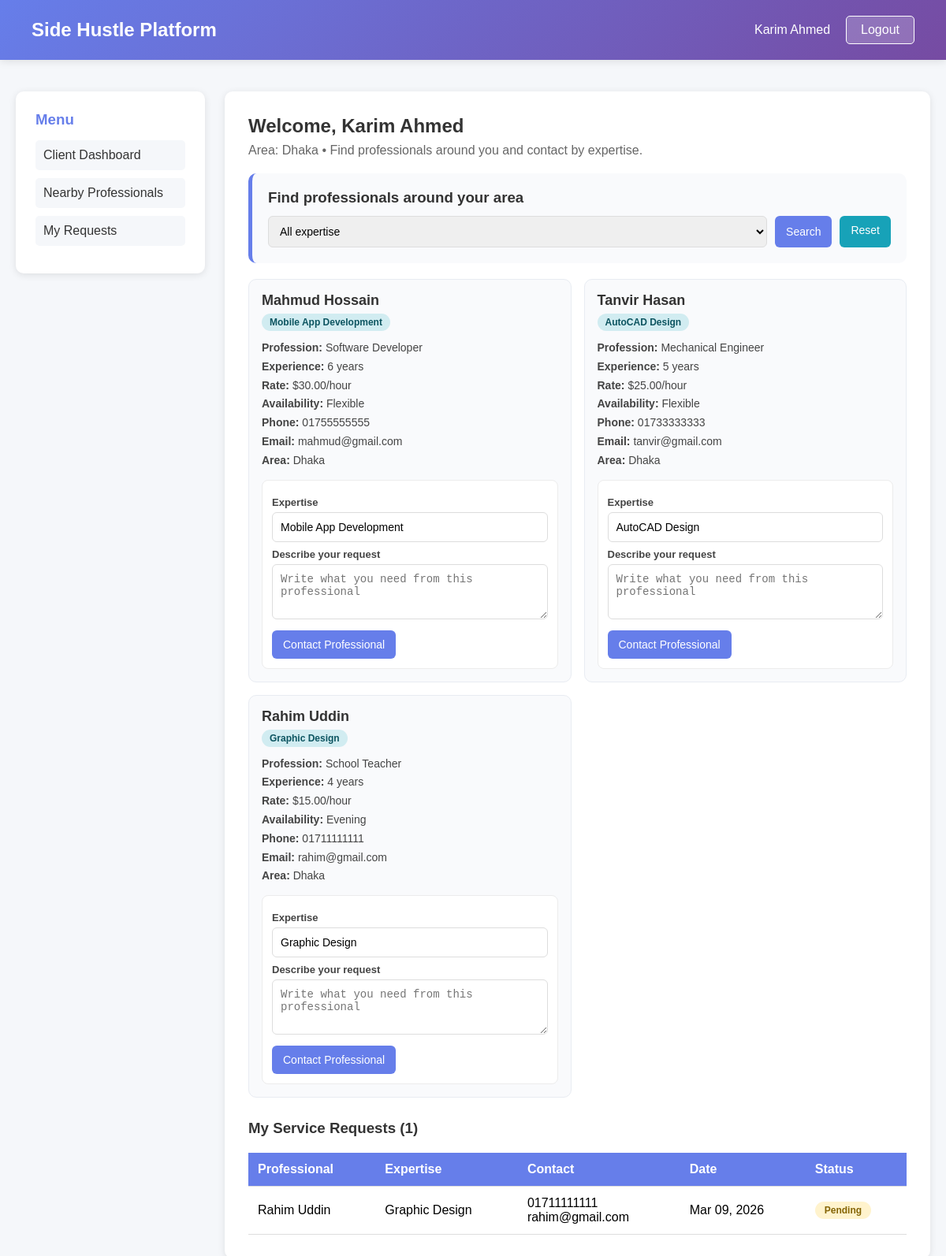
The page /view/client_dashboard.php (signed in) on the database its author committed.
### tables this page shows
CREATE TABLE clients (
    id INT PRIMARY KEY AUTO_INCREMENT,
    full_name VARCHAR(100) NOT NULL,
    email VARCHAR(100) NOT NULL UNIQUE,
    phone VARCHAR(20) NOT NULL,
    area_of_work VARCHAR(100) NOT NULL
);

CREATE TABLE professionals (
    id INT PRIMARY KEY AUTO_INCREMENT,
    full_name VARCHAR(100) NOT NULL,
    email VARCHAR(100) NOT NULL UNIQUE,
    phone VARCHAR(20) NOT NULL,
    first_profession VARCHAR(100) NOT NULL,
    expertise_area VARCHAR(100) NOT NULL,
    experience_years INT DEFAULT 0,
    description LONGTEXT NOT NULL,
    hourly_rate DECIMAL(10, 2) NOT NULL,
    availability VARCHAR(50) NOT NULL,
    area_of_operation VARCHAR(100) NOT NULL
);

CREATE TABLE service_requests (
    id INT PRIMARY KEY AUTO_INCREMENT,
    client_id INT,
    professional_id INT,
    service_type VARCHAR(100),
    request_description TEXT,
    request_date TIMESTAMP DEFAULT CURRENT_TIMESTAMP,
    status VARCHAR(50) DEFAULT 'Pending',
    
    FOREIGN KEY (client_id) REFERENCES clients(id),
    FOREIGN KEY (professional_id) REFERENCES professionals(id)
);

### view/client_dashboard.php (the view, shortened to what this page needs)
<?php
require_once '../model/db_connect.php';
$user_email = $_SESSION['user_email'];
$client_query = "SELECT * FROM clients WHERE email = ?";
$stmt = mysqli_prepare($conn, $client_query);
mysqli_stmt_bind_param($stmt, "s", $user_email);
mysqli_stmt_execute($stmt);
$client_result = mysqli_stmt_get_result($stmt);
$current_client = mysqli_fetch_assoc($client_result);
$selected_expertise = isset($_GET['expertise']) ? clean_input($_GET['expertise']) : '';
$professionals = array();
if (!empty($selected_expertise)) {
    $pros_query = "
        SELECT *
        FROM professionals
        WHERE area_of_operation = ? AND expertise_area = ?
        ORDER BY experience_years DESC, hourly_rate ASC
    ";
    $stmt = mysqli_prepare($conn, $pros_query);
    mysqli_stmt_bind_param($stmt, "ss", $current_client['area_of_work'], $selected_expertise);
} else {
    $pros_query = "
        SELECT *
        FROM professionals
        WHERE area_of_operation = ?
        ORDER BY experience_years DESC, hourly_rate ASC
    ";
    $stmt = mysqli_prepare($conn, $pros_query);
    mysqli_stmt_bind_param($stmt, "s", $current_client['area_of_work']);
}
mysqli_stmt_execute($stmt);
$pros_result = mysqli_stmt_get_result($stmt);
while ($row = mysqli_fetch_assoc($pros_result)) {
    $professionals[] = $row;
}
$my_requests = array();
$requests_query = "
    SELECT
        sr.id,
        sr.service_type,
        sr.request_description,
        sr.request_date,
        sr.status,
        p.full_name AS professional_name,
        p.email AS professional_email,
        p.phone AS professional_phone
    FROM service_requests sr
    JOIN professionals p ON sr.professional_id = p.id
    WHERE sr.client_id = ?
    ORDER BY sr.request_date DESC
";
$stmt = mysqli_prepare($conn, $requests_query);
mysqli_stmt_bind_param($stmt, "i", $current_client['id']);
mysqli_stmt_execute($stmt);
$req_result = mysqli_stmt_get_result($stmt);
while ($row = mysqli_fetch_assoc($req_result)) {
    $my_requests[] = $row;
}
?>
<!DOCTYPE html>
<html lang="en">
<head>
</head>
<body>
<nav class="navbar">
    <h1>Side Hustle Platform</h1>
    <div class="user-info">
        <span><?php echo htmlspecialchars($_SESSION['user_name']); ?></span>
        <a href="../controller/logout.php" class="logout-btn">Logout</a>
    </div>
</nav>
<div class="dashboard">
    <aside class="sidebar">
        <h3>Menu</h3>
        <ul>
            <li><a href="client_dashboard.php">Client Dashboard</a></li>
            <li><a href="#nearby">Nearby Professionals</a></li>
            <li><a href="#my-requests">My Requests</a></li>
        </ul>
    </aside>
    <div class="content">
        <h2 class="headline">Welcome, <?php echo htmlspecialchars($_SESSION['user_name']); ?></h2>
        <p class="subline">Area: <?php echo htmlspecialchars($current_client['area_of_work']); ?> • Find professionals around you and contact by expertise.</p>
        <div class="filter-box" id="nearby">
            <h3 style="margin-bottom:12px;color:#333;">Find professionals around your area</h3>
            <form method="GET" action="client_dashboard.php" class="filter-row">
                <div style="flex:1;min-width:220px;">
                    <select name="expertise">
                        <option value="">All expertise</option>
                    </select>
                </div>
                <button type="submit" class="btn">Search</button>
                <a href="client_dashboard.php" class="btn btn-alt">Reset</a>
            </form>
        </div>
        <?php if (count($professionals) > 0): ?>
            <div class="pros-grid">
                <?php foreach ($professionals as $pro): ?>
                    <div class="pro-card">
                        <h4 class="pro-name"><?php echo htmlspecialchars($pro['full_name']); ?></h4>
                        <span class="chip"><?php echo htmlspecialchars($pro['expertise_area']); ?></span>
                        <div class="pro-meta">
                            <div><strong>Profession:</strong> <?php echo htmlspecialchars($pro['first_profession']); ?></div>
                            <div><strong>Experience:</strong> <?php echo (int)$pro['experience_years']; ?> years</div>
                            <div><strong>Rate:</strong> $<?php echo number_format($pro['hourly_rate'], 2); ?>/hour</div>
                            <div><strong>Availability:</strong> <?php echo htmlspecialchars($pro['availability']); ?></div>
                            <div><strong>Phone:</strong> <?php echo htmlspecialchars($pro['phone']); ?></div>
                            <div><strong>Email:</strong> <?php echo htmlspecialchars($pro['email']); ?></div>
                            <div><strong>Area:</strong> <?php echo htmlspecialchars($pro['area_of_operation']); ?></div>
                        </div>
                        <form class="request-form" method="POST" action="../controller/client_request_process.php">
                            <label>Expertise</label>
                            <input type="text" name="service_type" value="<?php echo htmlspecialchars($pro['expertise_area']); ?>" readonly>
                            <label>Describe your request</label>
                            <textarea name="request_description" rows="3" placeholder="Write what you need from this professional" required></textarea>
                            <button type="submit" class="btn" style="margin-top:10px;">Contact Professional</button>
                        </form>
                    </div>
                <?php endforeach; ?>
            </div>
        <?php else: ?>
            <div class="alert alert-error">No professionals found in your area for this expertise.</div>
        <?php endif; ?>
        <h3 id="my-requests" style="margin-top:28px;color:#333;">My Service Requests (<?php echo count($my_requests); ?>)</h3>
        <?php if (count($my_requests) > 0): ?>
            <div class="table-wrap">
                <table>
                    <thead>
                        <tr>
                            <th>Professional</th>
                            <th>Expertise</th>
                            <th>Contact</th>
                            <th>Date</th>
                            <th>Status</th>
                        </tr>
                    </thead>
                    <tbody>
                        <?php foreach ($my_requests as $request): ?>
                            <tr>
                                <td><?php echo htmlspecialchars($request['professional_name']); ?></td>
                                <td><?php echo htmlspecialchars($request['service_type']); ?></td>
                                <td><?php echo htmlspecialchars($request['professional_phone']); ?><br><?php echo htmlspecialchars($request['professional_email']); ?></td>
                                <td><?php echo date('M d, Y', strtotime($request['request_date'])); ?></td>
                                <td>
                                    <span class="badge badge-<?php echo strtolower(str_replace(' ', '', $request['status'])); ?>">
                                        <?php echo htmlspecialchars($request['status']); ?>
                                    </span>
                                </td>
                            </tr>
                        <?php endforeach; ?>
                    </tbody>
                </table>
            </div>
        <?php else: ?>
            <div class="alert alert-error">You have not contacted any professional yet.</div>
        <?php endif; ?>
    </div>
</div>
</body>
</html>

### view/client_dashboard.php (style rules this page uses)
* { margin:0;padding:0;box-sizing:border-box; }
body { font-family:Arial,sans-serif;background:#f5f7fa;min-height:100vh; }
.navbar { background:linear-gradient(135deg,#667eea,#764ba2);color:#fff;padding:20px 40px;display:flex;justify-content:space-between;align-items:center;box-shadow:0 2px 10px rgba(0,0,0,0.1); }
.navbar h1 { font-size:24px; }
.user-info { display:flex;gap:20px;align-items:center; }
.logout-btn { background:rgba(255,255,255,0.2);padding:8px 18px;border-radius:5px;border:1px solid #fff;color:#fff;text-decoration:none; }
.dashboard { display:grid;grid-template-columns:240px 1fr;gap:25px;max-width:1250px;margin:40px auto;padding:0 20px; }
.sidebar { background:#fff;padding:25px;border-radius:10px;box-shadow:0 2px 10px rgba(0,0,0,0.1);height:fit-content; }
.sidebar h3 { margin-bottom:15px;color:#667eea; }
.sidebar ul { list-style:none; }
.sidebar li { margin-bottom:10px; }
.sidebar a { display:block;padding:10px;background:#f5f7fa;border-radius:5px;text-decoration:none;color:#333; }
.content { background:#fff;padding:30px;border-radius:10px;box-shadow:0 2px 10px rgba(0,0,0,0.1); }
.headline { margin-bottom:8px;color:#333; }
.subline { color:#666;margin-bottom:20px; }
.filter-box { background:#f9fafc;padding:20px;border-radius:10px;border-left:5px solid #667eea;margin-bottom:20px; }
.filter-row { display:flex;gap:10px;flex-wrap:wrap; }
select,input,textarea { padding:10px;border:1px solid #ddd;border-radius:6px;font-size:14px;width:100%; }
.btn { background:#667eea;border:none;color:#fff;padding:10px 14px;border-radius:6px;cursor:pointer;font-size:14px;text-decoration:none;display:inline-block; }
.btn-alt { background:#17a2b8; }
.pros-grid { display:grid;grid-template-columns:repeat(auto-fill,minmax(320px,1fr));gap:16px;margin-top:10px; }
.pro-card { background:#f9fafc;border:1px solid #e8ecf2;border-radius:10px;padding:16px; }
.pro-name { font-size:18px;color:#333;margin-bottom:6px; }
.chip { display:inline-block;padding:4px 10px;border-radius:20px;font-size:12px;font-weight:bold;background:#d1ecf1;color:#0c5460;margin-bottom:10px; }
.pro-meta { font-size:14px;color:#444;line-height:1.7; }
.request-form { margin-top:12px;background:#fff;padding:12px;border-radius:8px;border:1px solid #ececec; }
.request-form label { display:block;font-size:13px;font-weight:bold;color:#444;margin-bottom:5px;margin-top:8px; }
.table-wrap { overflow:auto;margin-top:20px; }
table { width:100%;border-collapse:collapse;min-width:760px; }
thead { background:#667eea;color:#fff; }
th,td { padding:12px;border-bottom:1px solid #ddd;text-align:left; }
.badge { padding:4px 12px;border-radius:20px;font-size:12px;font-weight:bold;display:inline-block; }
.badge-pending { background:#fff3cd;color:#856404; }

### rows shown on the page
clients: area_of_work "Dhaka"
professionals: full_name "Mahmud Hossain", expertise_area "Mobile App Development", first_profession "Software Developer", experience_years "6", hourly_rate "30.00", availability "Flexible", phone "01755555555", email "mahmud@gmail.com", area_of_operation "Dhaka", service_type "Mobile App Development"
professionals: full_name "Tanvir Hasan", expertise_area "AutoCAD Design", first_profession "Mechanical Engineer", experience_years "5", hourly_rate "25.00", availability "Flexible", phone "01733333333", email "tanvir@gmail.com", area_of_operation "Dhaka", service_type "AutoCAD Design"
professionals: full_name "Rahim Uddin", expertise_area "Graphic Design", first_profession "School Teacher", experience_years "4", hourly_rate "15.00", availability "Evening", phone "01711111111", email "rahim@gmail.com", area_of_operation "Dhaka", service_type "Graphic Design"
service_requests: professional.full_name "Rahim Uddin", service_type "Graphic Design", professional.phone "01711111111", professional.email "rahim@gmail.com", request_date "Mar 09, 2026", status "Pending"

### other values the page prints
$_SESSION['user_name'] "Karim Ahmed"
count($my_requests) "1"
